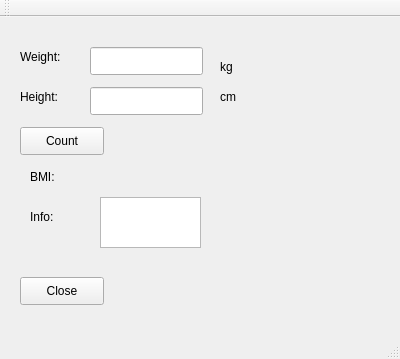
<?xml version="1.0" encoding="UTF-8"?>
<ui version="4.0">
 <class>MainWindow</class>
 <widget class="QMainWindow" name="MainWindow">
  <property name="geometry">
   <rect>
    <x>0</x>
    <y>0</y>
    <width>400</width>
    <height>359</height>
   </rect>
  </property>
  <property name="windowTitle">
   <string>MainWindow</string>
  </property>
  <widget class="QWidget" name="centralWidget">
   <widget class="QLabel" name="WeightLabel">
    <property name="geometry">
     <rect>
      <x>20</x>
      <y>30</y>
      <width>63</width>
      <height>20</height>
     </rect>
    </property>
    <property name="text">
     <string>Weight:</string>
    </property>
   </widget>
   <widget class="QLabel" name="HeightLabel">
    <property name="geometry">
     <rect>
      <x>20</x>
      <y>70</y>
      <width>63</width>
      <height>20</height>
     </rect>
    </property>
    <property name="text">
     <string>Height:</string>
    </property>
   </widget>
   <widget class="QLineEdit" name="weightLineEdit">
    <property name="geometry">
     <rect>
      <x>90</x>
      <y>30</y>
      <width>113</width>
      <height>28</height>
     </rect>
    </property>
   </widget>
   <widget class="QLineEdit" name="heightLineEdit">
    <property name="geometry">
     <rect>
      <x>90</x>
      <y>70</y>
      <width>113</width>
      <height>28</height>
     </rect>
    </property>
   </widget>
   <widget class="QLabel" name="kgLabel">
    <property name="geometry">
     <rect>
      <x>220</x>
      <y>40</y>
      <width>63</width>
      <height>20</height>
     </rect>
    </property>
    <property name="text">
     <string>kg</string>
    </property>
   </widget>
   <widget class="QLabel" name="cmLabel">
    <property name="geometry">
     <rect>
      <x>220</x>
      <y>70</y>
      <width>63</width>
      <height>20</height>
     </rect>
    </property>
    <property name="text">
     <string>cm</string>
    </property>
   </widget>
   <widget class="QPushButton" name="countButton">
    <property name="geometry">
     <rect>
      <x>20</x>
      <y>110</y>
      <width>84</width>
      <height>28</height>
     </rect>
    </property>
    <property name="text">
     <string>Count</string>
    </property>
   </widget>
   <widget class="QLabel" name="bmiLabel">
    <property name="geometry">
     <rect>
      <x>30</x>
      <y>150</y>
      <width>63</width>
      <height>20</height>
     </rect>
    </property>
    <property name="text">
     <string>BMI:</string>
    </property>
   </widget>
   <widget class="QLabel" name="resultLabel">
    <property name="geometry">
     <rect>
      <x>130</x>
      <y>150</y>
      <width>63</width>
      <height>20</height>
     </rect>
    </property>
    <property name="text">
     <string/>
    </property>
   </widget>
   <widget class="QTextBrowser" name="infoTextBrowser">
    <property name="geometry">
     <rect>
      <x>100</x>
      <y>180</y>
      <width>101</width>
      <height>51</height>
     </rect>
    </property>
   </widget>
   <widget class="QLabel" name="infoLabel">
    <property name="geometry">
     <rect>
      <x>30</x>
      <y>190</y>
      <width>63</width>
      <height>20</height>
     </rect>
    </property>
    <property name="text">
     <string>Info:</string>
    </property>
   </widget>
   <widget class="QPushButton" name="closeButton">
    <property name="geometry">
     <rect>
      <x>20</x>
      <y>260</y>
      <width>84</width>
      <height>28</height>
     </rect>
    </property>
    <property name="text">
     <string>Close</string>
    </property>
   </widget>
  </widget>
  <widget class="QMenuBar" name="menuBar">
   <property name="geometry">
    <rect>
     <x>0</x>
     <y>0</y>
     <width>400</width>
     <height>25</height>
    </rect>
   </property>
  </widget>
  <widget class="QToolBar" name="mainToolBar">
   <attribute name="toolBarArea">
    <enum>TopToolBarArea</enum>
   </attribute>
   <attribute name="toolBarBreak">
    <bool>false</bool>
   </attribute>
  </widget>
  <widget class="QStatusBar" name="statusBar"/>
 </widget>
 <layoutdefault spacing="6" margin="11"/>
 <resources/>
 <connections>
  <connection>
   <sender>closeButton</sender>
   <signal>clicked()</signal>
   <receiver>MainWindow</receiver>
   <slot>close()</slot>
   <hints>
    <hint type="sourcelabel">
     <x>61</x>
     <y>315</y>
    </hint>
    <hint type="destinationlabel">
     <x>199</x>
     <y>179</y>
    </hint>
   </hints>
  </connection>
 </connections>
</ui>
